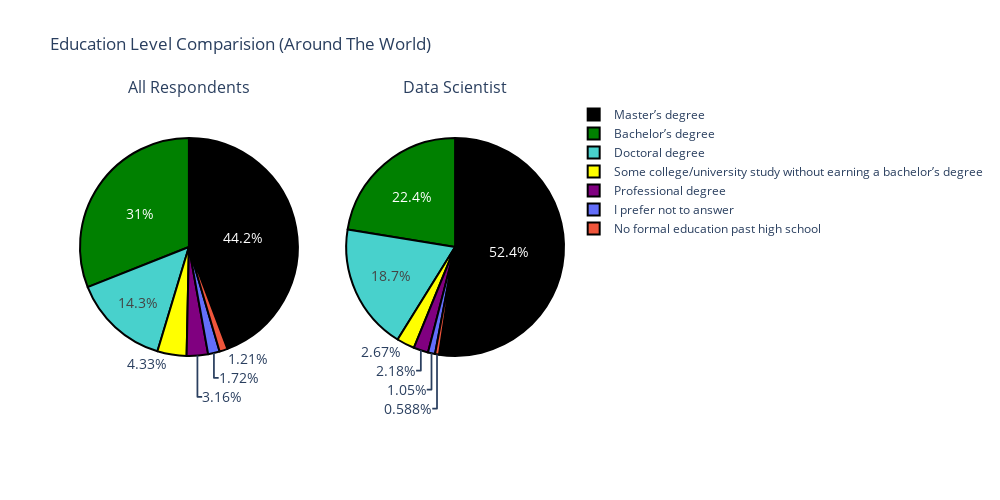

The cell this chart's notebook holds for it:
### Code cell
## Education Comparision


colors = ['black','green','mediumturquoise','yellow','purple']

fig = make_subplots(rows=1,cols = 2,specs =[[{'type': 'domain'},{'type':'domain'}]], subplot_titles =('All Respondents','Data Scientist'))

fig.add_trace(
    go.Pie(labels=dframe_data.Education.value_counts().index.tolist(),
           values = dframe_data.Education.value_counts().values.tolist()),1,1)

fig.add_trace(
    go.Pie(labels = dframe_data_ds.Education.value_counts().index.tolist(),
          values = dframe_data_ds.Education.value_counts().values.tolist()),
    1, 2)

fig.update_traces(hoverinfo = "label+value")

fig.update_layout(
    title_text = "Education Level Comparision (Around The World)",
    height = 500, width = 1000
)

fig.update_traces(hoverinfo = 'label+value+percent', textinfo = 'percent',
                 textfont_size = 14, marker = dict(colors = colors, line= dict(color = '#000000',
                    width =2))
                             )
fig.show()

### Figure 1 — Plotly figure (JSON) as saved in the notebook; plotly's stock layout.template omitted (floating-point values rounded to 4 significant figures)
{"data": [{"domain": {"x": [0, 0.45], "y": [0, 1]}, "hoverinfo": "label+value+percent", "labels": ["Master’s degree", "Bachelor’s degree", "Doctoral degree", "Some college/university study without earning a bachelor’s degree", "Professional degree", "I prefer not to answer", "No formal education past high school"], "marker": {"colors": ["black", "green", "mediumturquoise", "yellow", "purple"], "line": {"color": "#000000", "width": 2}}, "textfont": {"size": 14}, "textinfo": "percent", "type": "pie", "values": [8549, 5993, 2767, 837, 611, 333, 233]}, {"domain": {"x": [0.55, 1], "y": [0, 1]}, "hoverinfo": "label+value+percent", "labels": ["Master’s degree", "Bachelor’s degree", "Doctoral degree", "Professional degree", "Some college/university study without earning a bachelor’s degree", "I prefer not to answer", "No formal education past high school"], "marker": {"colors": ["black", "green", "mediumturquoise", "yellow", "purple"], "line": {"color": "#000000", "width": 2}}, "textfont": {"size": 14}, "textinfo": "percent", "type": "pie", "values": [2139, 916, 765, 109, 89, 43, 24]}], "layout": {"annotations": [{"font": {"size": 16}, "showarrow": false, "text": "All Respondents", "x": 0.225, "xanchor": "center", "xref": "paper", "y": 1, "yanchor": "bottom", "yref": "paper"}, {"font": {"size": 16}, "showarrow": false, "text": "Data Scientist", "x": 0.775, "xanchor": "center", "xref": "paper", "y": 1, "yanchor": "bottom", "yref": "paper"}], "height": 500, "title": {"text": "Education Level Comparision (Around The World)"}, "width": 1000}}
